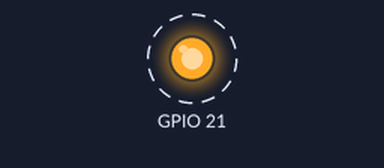
Bench run of a program on a simulated Raspberry Pi (BCM pin numbers). Shown: output pins drawn as LEDs (lit = HIGH). Dashed ring = blinking.

Above: at 0.5 s.
Timing chart, 0 to 4.6 s (numbered marks = the images above):
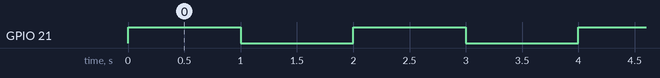

Measured:
- by itself, GPIO 21: alternates HIGH for 1.0 s and LOW for 1.0 s

The program:

TT.py
```python
import RPi.GPIO as GPIO
import time

GPIO.setmode(GPIO.BCM)

GPIO.setup(21, GPIO.OUT)

try:
	while 1:
		GPIO.output(21, GPIO.HIGH)
		time.sleep(1)
		GPIO.output(21, GPIO.LOW)
		time.sleep(1)
except KeyboardInterrupt:
	pass
GPIO.cleanup()
```
